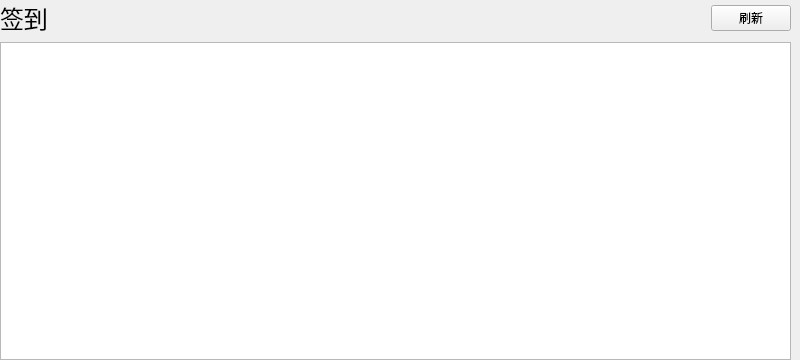
<?xml version="1.0" encoding="UTF-8"?>
<ui version="4.0">
 <class>SignInManager</class>
 <widget class="QWidget" name="SignInManager">
  <property name="geometry">
   <rect>
    <x>0</x>
    <y>0</y>
    <width>800</width>
    <height>360</height>
   </rect>
  </property>
  <property name="windowTitle">
   <string>Form</string>
  </property>
  <layout class="QVBoxLayout" name="verticalLayout">
   <property name="leftMargin">
    <number>0</number>
   </property>
   <property name="topMargin">
    <number>0</number>
   </property>
   <property name="rightMargin">
    <number>9</number>
   </property>
   <property name="bottomMargin">
    <number>0</number>
   </property>
   <item>
    <widget class="QWidget" name="widget" native="true">
     <layout class="QHBoxLayout" name="horizontalLayout">
      <property name="leftMargin">
       <number>0</number>
      </property>
      <property name="topMargin">
       <number>0</number>
      </property>
      <property name="rightMargin">
       <number>0</number>
      </property>
      <property name="bottomMargin">
       <number>0</number>
      </property>
      <item>
       <widget class="QLabel" name="label">
        <property name="font">
         <font>
          <family>Dubai Medium</family>
          <pointsize>18</pointsize>
         </font>
        </property>
        <property name="text">
         <string>签到</string>
        </property>
       </widget>
      </item>
      <item>
       <widget class="QLabel" name="label_2">
        <property name="text">
         <string/>
        </property>
       </widget>
      </item>
      <item>
       <spacer name="horizontalSpacer">
        <property name="orientation">
         <enum>Qt::Horizontal</enum>
        </property>
        <property name="sizeHint" stdset="0">
         <size>
          <width>40</width>
          <height>20</height>
         </size>
        </property>
       </spacer>
      </item>
      <item>
       <widget class="QPushButton" name="pushButton_flash">
        <property name="text">
         <string>刷新</string>
        </property>
       </widget>
      </item>
     </layout>
    </widget>
   </item>
   <item>
    <widget class="QTableView" name="tableView"/>
   </item>
  </layout>
 </widget>
 <resources/>
 <connections/>
</ui>
